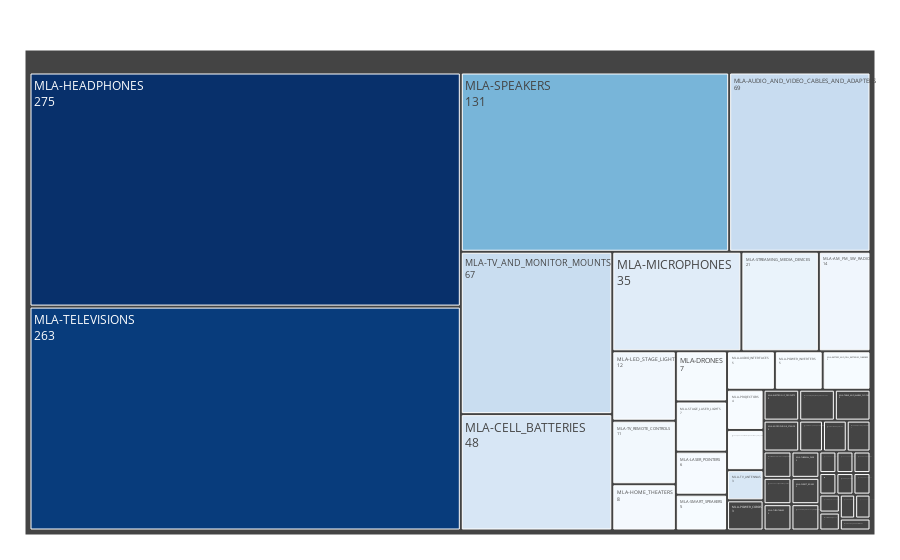

Here is the notebook cell this chart was saved with:
### Code cell
#Conteo de categorías
import plotly.graph_objects as go
conteo_categorias=df_products['domain_id'].value_counts().reset_index()
conteo_categorias.columns = ['categoria', 'conteo']
#Umbral para 'otros'
umbral =3
categorias_principales = conteo_categorias[conteo_categorias['conteo'] > umbral]
otros = conteo_categorias[conteo_categorias['conteo'] <= umbral].sum(numeric_only=True)
otros['categoria'] = 'Otros'
# Combinar nuevamente
conteo_final = pd.concat([categorias_principales, pd.DataFrame([otros])], ignore_index=True)

# Crear un treemap
fig = go.Figure(go.Treemap(
    labels = conteo_categorias['categoria'],
    parents=[""]*len(conteo_categorias),
    values = conteo_categorias['conteo'],
    textinfo = "label+value",
    marker=dict(colors=conteo_final['conteo'], colorscale='Blues'), # Personalizar rampa de colores
))

fig.update_layout(margin = dict(t=50, l=25, r=25, b=25))
# Guardar la figura
fig.write_image("figures/treemap_categorias2.png")
fig.show()

### Figure 1 — Plotly figure (JSON) as saved in the notebook; plotly's stock layout.template omitted (floating-point values rounded to 4 significant figures)
{"data": [{"labels": ["MLA-HEADPHONES", "MLA-TELEVISIONS", "MLA-SPEAKERS", "MLA-AUDIO_AND_VIDEO_CABLES_AND_ADAPTERS", "MLA-TV_AND_MONITOR_MOUNTS", "MLA-CELL_BATTERIES", "MLA-MICROPHONES", "MLA-STREAMING_MEDIA_DEVICES", "MLA-AM_FM_SW_RADIOS", "MLA-LED_STAGE_LIGHTS", "MLA-TV_REMOTE_CONTROLS", "MLA-HOME_THEATERS", "MLA-DRONES", "MLA-STAGE_LASER_LIGHTS", "MLA-LASER_POINTERS", "MLA-SMART_SPEAKERS", "MLA-AUDIO_INTERFACES", "MLA-POWER_INVERTERS", "MLA-BATTERY_AND_CELL_BATTERIES_CHARGERS", "MLA-PROJECTORS", "MLA-TV_REPLACEMENT_BACKLIGHT_LED_STRIPS", "MLA-TV_ANTENNAS", "MLA-POWER_CORDS", "MLA-ELECTRONIC_PRODUCTS", "MLA-AUDIO_AND_VIDEO_CONVERTERS", "MLA-TABLE_AND_ALARM_CLOCKS", "MLA-MICROPHONE_STANDS", "MLA-DIGITAL_VOICE_RECORDERS", "MLA-NETWORK_CABLES", "MLA-PROJECTOR_SCREENS", "MLA-MICROCONTROLLER_BOARDS", "MLA-EFFECTS_MACHINE_FLUIDS", "MLA-TURNTABLES", "MLA-THERMAL_PADS", "MLA-DIRECT_BOXES", "MLA-SOUND_CONSOLES_AND_MIXERS", "MLA-PROJECTOR_MOUNTS", "MLA-SPEAKERS_STANDS", "MLA-PROTOBOARDS", "MLA-TV_RECEIVERS_AND_DECODERS", "MLA-POP_FILTERS", "MLA-DJ_TURNTABLES", "MLA-MINI_COMPONENT_SYSTEMS", "MLA-MIRROR_BALLS", "MLA-BOOMBOXES", "MLA-DJ_CONTROLLERS", "MLA-DEVICE_PROGRAMMERS"], "marker": {"colors": [275, 263, 131, 69, 67, 48, 35, 21, 14, 12, 11, 8, 7, 7, 6, 5, 5, 5, 5, 4, 4, 47], "colorscale": [[0, "rgb(247,251,255)"], [0.125, "rgb(222,235,247)"], [0.25, "rgb(198,219,239)"], [0.375, "rgb(158,202,225)"], [0.5, "rgb(107,174,214)"], [0.625, "rgb(66,146,198)"], [0.75, "rgb(33,113,181)"], [0.875, "rgb(8,81,156)"], [1, "rgb(8,48,107)"]]}, "parents": ["", "", "", "", "", "", "", "", "", "", "", "", "", "", "", "", "", "", "", "", "", "", "", "", "", "", "", "", "", "", "", "", "", "", "", "", "", "", "", "", "", "", "", "", "", "", ""], "textinfo": "label+value", "type": "treemap", "values": [275, 263, 131, 69, 67, 48, 35, 21, 14, 12, 11, 8, 7, 7, 6, 5, 5, 5, 5, 4, 4, 3, 3, 3, 3, 3, 3, 2, 2, 2, 2, 2, 2, 2, 2, 2, 1, 1, 1, 1, 1, 1, 1, 1, 1, 1, 1]}], "layout": {"margin": {"b": 25, "l": 25, "r": 25, "t": 50}}}
